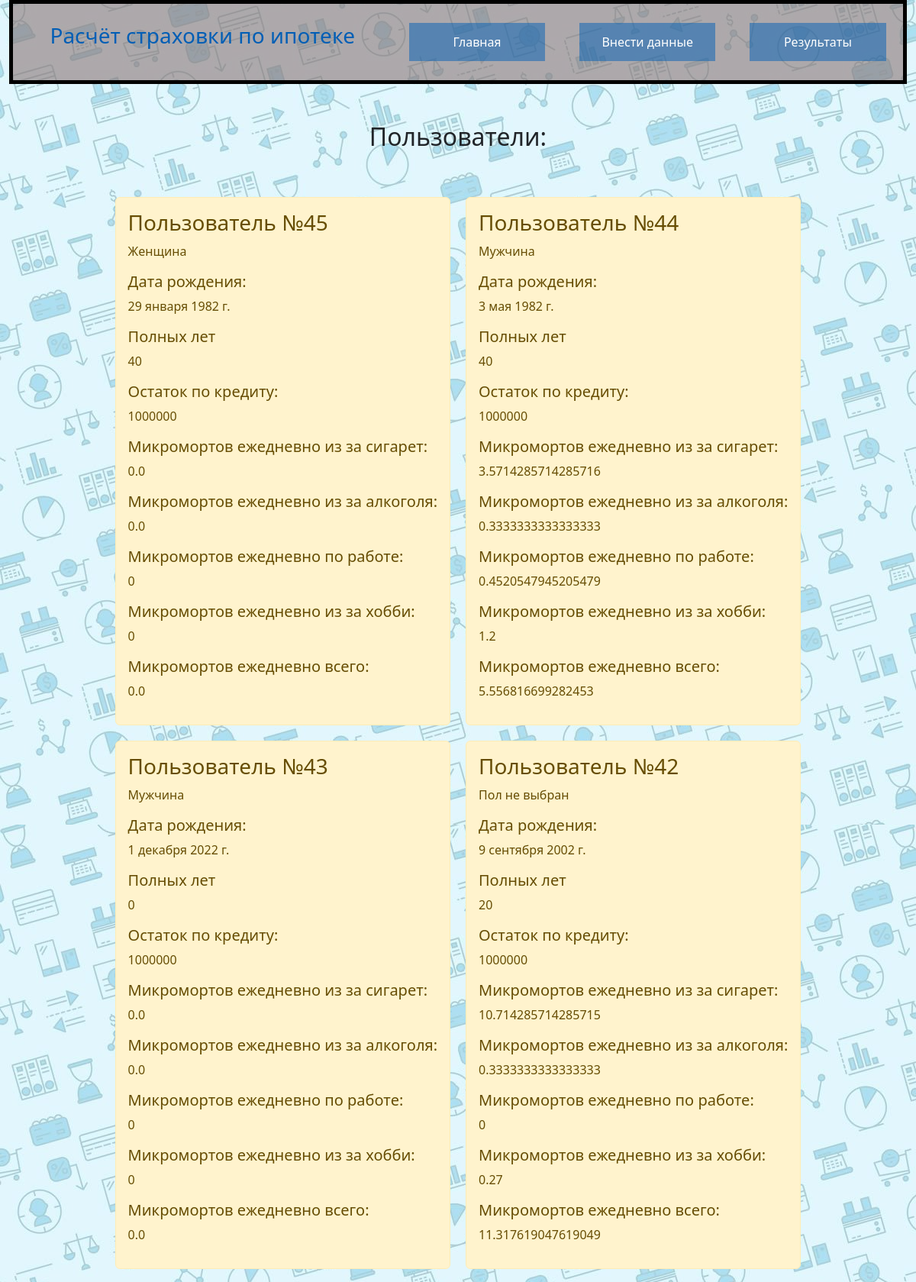
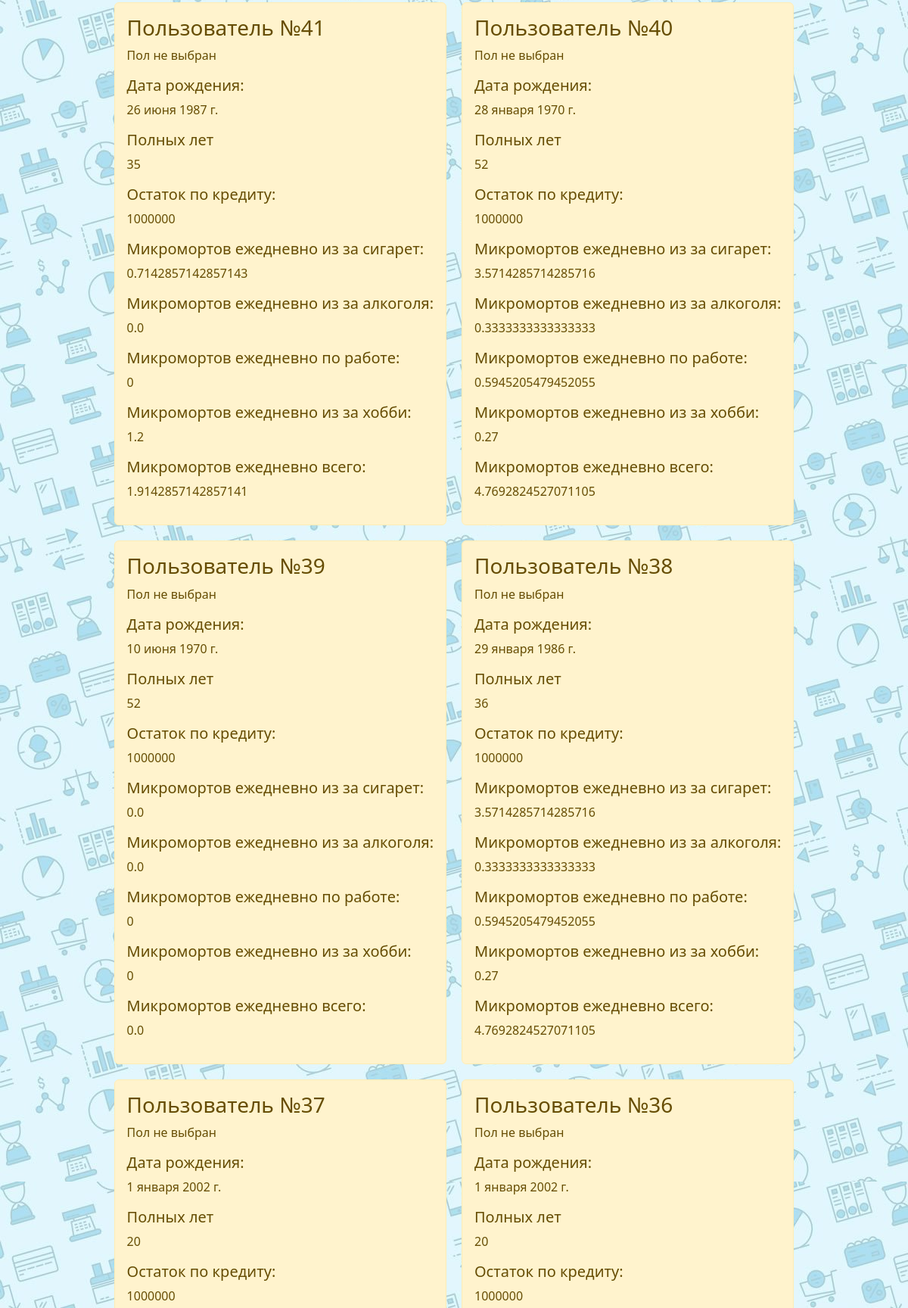
The page / (upper part) on the database its author committed (2 pictures, top to bottom).
### main/models.py (models this page shows, shortened)
class Info(models.Model):
    professions = (
        (str(0), 'Работа в офисе/на дому/работа, не связанная с риском'),
        (str(265/365), 'Пилот'),
        (str(217/365), 'Рыбак'),
        (str(205/365), 'Водитель грузового транспорта'),
        (str(172/365), 'Лесоруб'),
        (str(165/365), 'Строитель'),
        (str(160/365), 'Моряк'),
        (str(141/365), 'Литейшик'),
        (str(139/365), 'Рабочий деревообрабатывающей промышленности'),
        (str(118/365), 'Шахтёр'),
        (str(107/365), 'Фермер'),
    )
    hobbies = (
        (str(91.2), 'Бейсджампинг'),
        (str(27.3), 'Автогонки'),
        (str(4.8), 'Дельтаплан'),
        (str(2.7), 'Мотогонки'),
        (str(1.5), 'Альпинизм'),
        (str(1.2), 'Бокс и ММА'),
        (str(0.27), 'Каякинг'),
        (str(0.17), 'Треккинг/Велосипедный спорт'),
        (str(0.08), 'Дайвинг'),
        (str(0.02), 'Парашютный спорт'),
        (str(0), 'Другое'),
    )
    GENDER = (
        ('Мужчина', 'Мужчина'),
        ('Женщина', 'Женщина'),
    )
    id = models.AutoField(primary_key=True)
    gender = models.CharField(
        max_length=7,
        choices=GENDER,
        default='Пол не выбран',
    )
    date_born = models.DateField()
    age = models.IntegerField(default=20)
    loan_balance = models.IntegerField(default=1000000)
    micromorts = models.TextField(default=0)
    cigarets = models.TextField(default=0)
    alcogol = models.TextField(default=0)
    profession = models.CharField(
        max_length=250,
        choices=professions,
        default=0,
    )
    hobby = models.CharField(
        max_length=250,
        choices=hobbies,
        default=0,
    )
    obrabotka = models.BooleanField(default=False)
    class Meta:
        verbose_name = 'Пользователь'
        verbose_name_plural = 'Пользователи'

### main/views.py (the view)
# urls.py: path('', views.index, name='home'),
def index(request):
    info = Info.objects.order_by('-id')
    current_date = datetime.now().date()
    for inf in info:
        if inf.obrabotka != True:
            inf.age = current_date.year - inf.date_born.year
            alc = float(inf.alcogol)
            if float(inf.alcogol) >= 1:
                alc -= 1
            inf.micromorts = float(inf.micromorts) + float(inf.profession) + float(inf.hobby) + alc/3 + float(inf.cigarets) / 1.4
            inf.cigarets  = float(inf.cigarets)/1.4
            inf.alcogol = alc/3
            inf.obrabotka = True
            inf.save()
    return render(request, 'main/index.html', {'title': 'главная страница сайта', 'info': info})

### main/templates/main/index.html (shortened to what this page needs)
{% extends 'main/base.html' %}
{% block content %}
<h2 style="text-align: center; margin: 50px 0 50px 0;">Пользователи:</h2>
<div class = "d-flex flex-row flex-wrap mx-2" style="justify-content: center;">
    {% if info %}
        {% for inf in info%}
            <div class = 'alert alert-warning' style="margin: 10px;">
                <h3>Пользователь №{{ inf.id }}</h3>
                <p>{{inf.gender}}</p>
                <h5>Дата рождения:</h5>
                <p>{{inf.date_born}}</p>
                <h5>Полных лет</h5>
                <p>{{inf.age}}</p>
                <h5>Остаток по кредиту:</h5>
                <p>{{inf.loan_balance}}</p>
                <h5>Микромортов ежедневно из за сигарет:</h5>
                <p>{{inf.cigarets}}</p>
                <h5>Микромортов ежедневно из за алкоголя:</h5>
                <p>{{inf.alcogol}}</p>
                <h5>Микромортов ежедневно по работе:</h5>
                <p>{{inf.profession}}</p>
                <h5>Микромортов ежедневно из за хобби:</h5>
                <p>{{inf.hobby}}</p>
                <h5>Микромортов ежедневно всего:</h5>
                <p>{{inf.micromorts}}</p>
            </div>
        {% endfor %}
    {% else%}
        <p>Записей о пользователях нет</p>
    {% endif %}
</div>
{% endblock %}

### main/static/style.css (style rules this page uses)
* { box-sizing: border-box; }

### rows shown on the page
Info: id "45", gender "Женщина", date_born "29 января 1982 г.", age "40", loan_balance "1000000", cigarets "0.0", alcogol "0.0", profession "0", hobby "0", micromorts "0.0"
Info: id "44", gender "Мужчина", date_born "3 мая 1982 г.", age "40", loan_balance "1000000", cigarets "3.5714285714285716", alcogol "0.3333333333333333", profession "0.4520547945205479", hobby "1.2", micromorts "5.556816699282453"
Info: id "43", gender "Мужчина", date_born "1 декабря 2022 г.", age "0", loan_balance "1000000", cigarets "0.0", alcogol "0.0", profession "0", hobby "0", micromorts "0.0"
Info: id "42", gender "Пол не выбран", date_born "9 сентября 2002 г.", age "20", loan_balance "1000000", cigarets "10.714285714285715", alcogol "0.3333333333333333", profession "0", hobby "0.27", micromorts "11.317619047619049"
Info: id "41", gender "Пол не выбран", date_born "26 июня 1987 г.", age "35", loan_balance "1000000", cigarets "0.7142857142857143", alcogol "0.0", profession "0", hobby "1.2", micromorts "1.9142857142857141"
Info: id "40", gender "Пол не выбран", date_born "28 января 1970 г.", age "52", loan_balance "1000000", cigarets "3.5714285714285716", alcogol "0.3333333333333333", profession "0.5945205479452055", hobby "0.27", micromorts "4.7692824527071105"
Info: id "39", gender "Пол не выбран", date_born "10 июня 1970 г.", age "52", loan_balance "1000000", cigarets "0.0", alcogol "0.0", profession "0", hobby "0", micromorts "0.0"
Info: id "38", gender "Пол не выбран", date_born "29 января 1986 г.", age "36", loan_balance "1000000", cigarets "3.5714285714285716", alcogol "0.3333333333333333", profession "0.5945205479452055", hobby "0.27", micromorts "4.7692824527071105"
Info: id "37", gender "Пол не выбран", date_born "1 января 2002 г.", age "20", loan_balance "1000000"
Info: id "36", gender "Пол не выбран", date_born "1 января 2002 г.", age "20", loan_balance "1000000"
